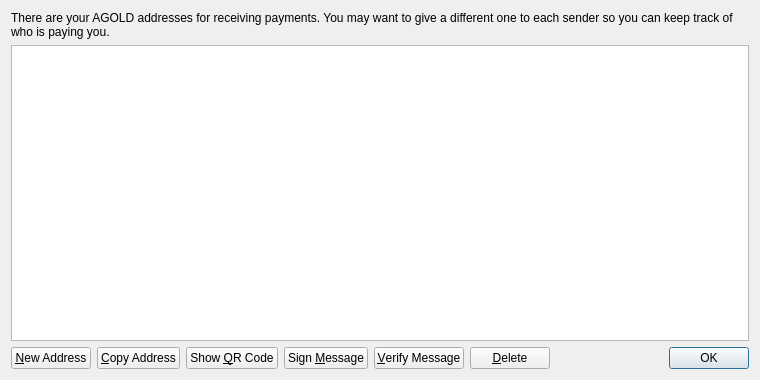
<?xml version="1.0" encoding="UTF-8"?>
<ui version="4.0">
 <class>AddressBookPage</class>
 <widget class="QWidget" name="AddressBookPage">
  <property name="geometry">
   <rect>
    <x>0</x>
    <y>0</y>
    <width>760</width>
    <height>380</height>
   </rect>
  </property>
  <property name="windowTitle">
   <string>Address Book</string>
  </property>
  <layout class="QVBoxLayout" name="verticalLayout">
   <item>
    <widget class="QLabel" name="labelExplanation">
     <property name="text">
      <string>There are your AGOLD addresses for receiving payments. You may want to give a different one to each sender so you can keep track of who is paying you.</string>
     </property>
     <property name="textFormat">
      <enum>Qt::PlainText</enum>
     </property>
     <property name="wordWrap">
      <bool>true</bool>
     </property>
    </widget>
   </item>
   <item>
    <widget class="QTableView" name="tableView">
     <property name="contextMenuPolicy">
      <enum>Qt::CustomContextMenu</enum>
     </property>
     <property name="toolTip">
      <string>Double-click to edit address or label</string>
     </property>
     <property name="tabKeyNavigation">
      <bool>false</bool>
     </property>
     <property name="alternatingRowColors">
      <bool>true</bool>
     </property>
     <property name="selectionMode">
      <enum>QAbstractItemView::SingleSelection</enum>
     </property>
     <property name="selectionBehavior">
      <enum>QAbstractItemView::SelectRows</enum>
     </property>
     <property name="sortingEnabled">
      <bool>true</bool>
     </property>
     <attribute name="verticalHeaderVisible">
      <bool>false</bool>
     </attribute>
    </widget>
   </item>
   <item>
    <layout class="QHBoxLayout" name="horizontalLayout">
     <item>
      <widget class="QPushButton" name="newAddressButton">
       <property name="toolTip">
        <string>Create a new address</string>
       </property>
       <property name="text">
        <string>&amp;New Address</string>
       </property>
       <property name="icon">
        <iconset resource="../agoldcoin.qrc">
         <normaloff>:/icons/add</normaloff>:/icons/add</iconset>
       </property>
      </widget>
     </item>
     <item>
      <widget class="QPushButton" name="copyToClipboard">
       <property name="toolTip">
        <string>Copy the currently selected address to the system clipboard</string>
       </property>
       <property name="text">
        <string>&amp;Copy Address</string>
       </property>
       <property name="icon">
        <iconset resource="../agoldcoin.qrc">
         <normaloff>:/icons/editcopy</normaloff>:/icons/editcopy</iconset>
       </property>
      </widget>
     </item>
     <item>
      <widget class="QPushButton" name="showQRCode">
       <property name="text">
        <string>Show &amp;QR Code</string>
       </property>
       <property name="icon">
        <iconset resource="../agoldcoin.qrc">
         <normaloff>:/icons/qrcode</normaloff>:/icons/qrcode</iconset>
       </property>
      </widget>
     </item>
     <item>
      <widget class="QPushButton" name="signMessage">
       <property name="toolTip">
        <string>Sign a message to prove you own a AGOLD address</string>
       </property>
       <property name="text">
        <string>Sign &amp;Message</string>
       </property>
       <property name="icon">
        <iconset resource="../agoldcoin.qrc">
         <normaloff>:/icons/edit</normaloff>:/icons/edit</iconset>
       </property>
      </widget>
     </item>
     <item>
      <widget class="QPushButton" name="verifyMessage">
       <property name="toolTip">
        <string>Verify a message to ensure it was signed with a specified AGOLD address</string>
       </property>
       <property name="text">
        <string>&amp;Verify Message</string>
       </property>
       <property name="icon">
        <iconset resource="../agoldcoin.qrc">
         <normaloff>:/icons/transaction_0</normaloff>:/icons/transaction_0</iconset>
       </property>
      </widget>
     </item>
     <item>
      <widget class="QPushButton" name="deleteButton">
       <property name="toolTip">
        <string>Delete the currently selected address from the list</string>
       </property>
       <property name="text">
        <string>&amp;Delete</string>
       </property>
       <property name="icon">
        <iconset resource="../agoldcoin.qrc">
         <normaloff>:/icons/remove</normaloff>:/icons/remove</iconset>
       </property>
      </widget>
     </item>
     <item>
      <spacer name="horizontalSpacer">
       <property name="orientation">
        <enum>Qt::Horizontal</enum>
       </property>
       <property name="sizeHint" stdset="0">
        <size>
         <width>40</width>
         <height>20</height>
        </size>
       </property>
      </spacer>
     </item>
     <item>
      <widget class="QDialogButtonBox" name="buttonBox">
       <property name="sizePolicy">
        <sizepolicy hsizetype="Maximum" vsizetype="Fixed">
         <horstretch>0</horstretch>
         <verstretch>0</verstretch>
        </sizepolicy>
       </property>
       <property name="standardButtons">
        <set>QDialogButtonBox::Ok</set>
       </property>
      </widget>
     </item>
    </layout>
   </item>
  </layout>
 </widget>
 <resources>
  <include location="../agoldcoin.qrc"/>
 </resources>
 <connections/>
</ui>
